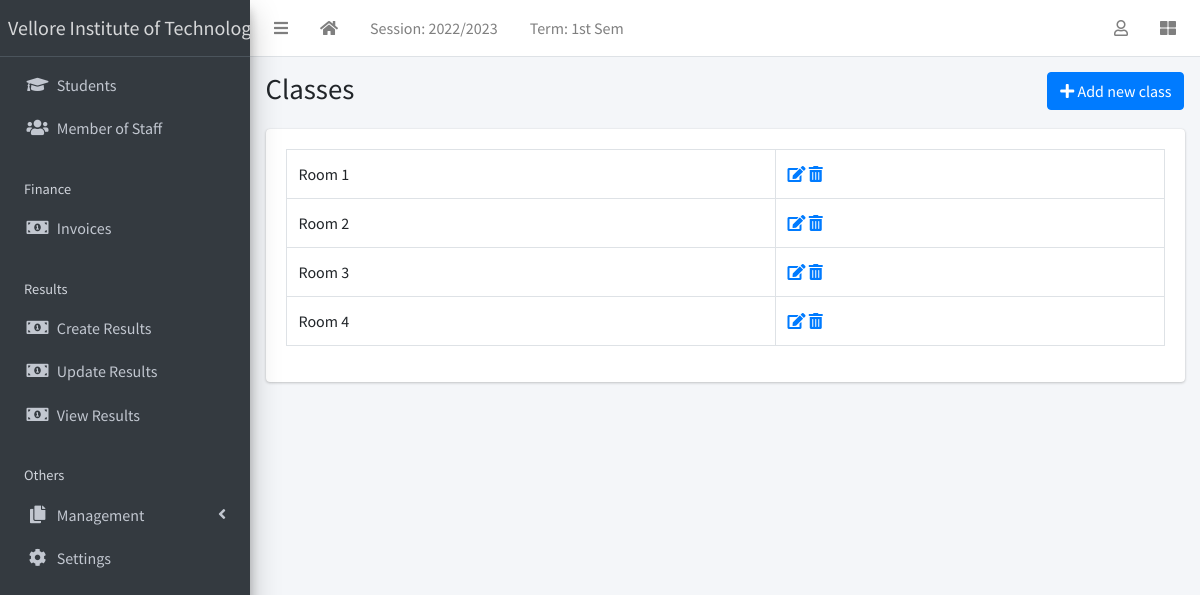
Screenshot of /class/list/ (signed in) with the database file from the repository.
### apps/corecode/models.py (models this page shows, shortened)
class AcademicSession(models.Model):
    name = models.CharField(max_length=200, unique=True)
    current = models.BooleanField(default=True)
    class Meta:
        ordering = ["-name"]

class AcademicTerm(models.Model):
    name = models.CharField(max_length=20, unique=True)
    current = models.BooleanField(default=True)
    class Meta:
        ordering = ["name"]

class SiteConfig(models.Model):
    key = models.SlugField()
    value = models.CharField(max_length=200)

class StudentClass(models.Model):
    name = models.CharField(max_length=200, unique=True)
    class Meta:
        verbose_name = "Class"
        verbose_name_plural = "Classes"
        ordering = ["name"]
    def __str__(self):
        return self.name

### apps/corecode/views.py (the view)
# urls.py: path("class/list/", ClassListView.as_view(), name="classes"),
class ClassListView(LoginRequiredMixin, SuccessMessageMixin, ListView):
    model = StudentClass
    template_name = "corecode/class_list.html"
    def get_context_data(self, **kwargs):
        context = super().get_context_data(**kwargs)
        context["form"] = StudentClassForm()
        return context

### apps/corecode/context_processors.py (called while the page is built)
def site_defaults(request):
    current_session = AcademicSession.objects.get(current=True)
    current_term = AcademicTerm.objects.get(current=True)
    vals = SiteConfig.objects.all()
    contexts = {
        "current_session": current_session.name,
        "current_term": current_term.name,
    }
    for val in vals:
        contexts[val.key] = val.value
    return contexts

### apps/corecode/templates/corecode/class_list.html (shortened to what this page needs)
{% extends 'base.html' %}
{% load widget_tweaks %}
{% block title %}
Classes
{% endblock title %}
{% block breadcrumb %}
  <a class="btn btn-primary" href="#" data-toggle="modal" data-target="#modal1">
    <i class="fa fa-plus"></i>
    Add new class
  </a>
{% endblock breadcrumb %}
{% block content %}
  <div class="row">
    <div class="col-sm-12">
        <table class="table table-bordered">
          <tbody>
            {% for object in object_list %}
            <tr>
              <td>{{ object }}</td>
              <td><a href="{% url 'class-update' object.id %}"><i
                    class="fa fa-edit"></i></a> <a
                  href="{% url 'class-delete' object.id %}"><i
                    class="fa fa-trash-alt"></i></a></td>
            </tr>
            {% endfor %}
          </tbody>
        </table>
    </div>
  </div>
{% endblock content %}

### templates/base.html (shortened to what this page needs)
{% load static %}
<!DOCTYPE html>
<html lang="en">
<head>
  <link rel="stylesheet" href="{% static 'plugins/fontawesome-free/css/all.min.css' %}">
  <link rel="stylesheet" href="{% static 'plugins/toastr/toastr.min.css' %}">
  <link rel="stylesheet"
    href="{% static 'plugins/overlayScrollbars/css/OverlayScrollbars.min.css' %}">
  <link rel="stylesheet" href="{% static 'plugins/Datatables/datatables.min.css' %}" />
  <link rel="stylesheet" href="{% static 'dist/css/adminlte.min.css' %}">
</head>
<body
  class="hold-transition sidebar-mini layout-fixed layout-navbar-fixed layout-footer-fixed">
  <div class="wrapper">
    <nav class="main-header navbar navbar-expand navbar-white navbar-light">
      <ul class="navbar-nav">
        <li class="nav-item">
          <a class="nav-link" data-widget="pushmenu" href="#" role="button"><i
              class="fas fa-bars"></i></a>
        </li>
        <li class="nav-item d-none d-sm-inline-block">
          <a href="{% url 'home' %} " class="nav-link"><i class="fa fa-home"></i></a>
        </li>
        <li class="nav-item d-none d-sm-inline-block">
          <a href="{% url 'current-session' %}" class="nav-link">Session: {{ current_session }}</a>
        </li>
        <li class="nav-item d-none d-sm-inline-block">
          <a href="{% url 'current-session' %}" class="nav-link">Term: {{ current_term }}</a>
        </li>
      </ul>
      <ul class="navbar-nav ml-auto">
        <li class="nav-item dropdown">
          <a class="nav-link" data-toggle="dropdown" href="#">
            <i class="far fa-user"></i>
          </a>
        </li>
        <li class="nav-item">
          <a class="nav-link" data-widget="control-sidebar" data-slide="true"
            href="#" role="button"><i class="fas fa-th-large"></i></a>
        </li>
      </ul>
    </nav>
    <aside class="main-sidebar sidebar-dark-primary elevation-4">
      <a href="{% url 'home' %}" class="brand-link">{{ school_name | default:"MySchool" }}</a>
      <div class="sidebar">
        <nav class="mt-2">
          <ul class="nav nav-pills nav-sidebar flex-column"
            data-widget="treeview" role="menu" data-accordion="false">
            <li class="nav-item">
              <a href="{% url 'student-list' %}" class="nav-link">
                <i class="nav-icon fas fa-graduation-cap"></i>
                <p>
                  Students
                </p>
              </a>
            </li>
            <li class="nav-item">
              <a href="{% url 'staff-list' %}" class="nav-link">
                <i class="nav-icon fas fa-users"></i>
                <p>
                  Member of Staff
                </p>
              </a>
            </li>
            <li class="nav-header">Finance</li>
            <li class="nav-item">
              <a href="{% url 'invoice-list' %}" class="nav-link">
                <i class="nav-icon fas fa-money-bill-alt"></i>
                <p>
                  Invoices
                </p>
              </a>
            </li>
            <li class="nav-header">Results</li>
            <li class="nav-item">
              <a href="{% url 'create-result' %}" class="nav-link">
                <i class="nav-icon fas fa-money-bill-alt"></i>
                <p>
                  Create Results
                </p>
              </a>
            </li>
            <li class="nav-item">
              <a href="{% url 'edit-results' %}" class="nav-link">
                <i class="nav-icon fas fa-money-bill-alt"></i>
                <p>
                  Update Results
                </p>
              </a>
            </li>
            <li class="nav-item">
              <a href="{% url 'view-results' %}" class="nav-link">
                <i class="nav-icon fas fa-money-bill-alt"></i>
                <p>
                  View Results
                </p>
              </a>
            </li>
            <li class="nav-header">Others</li>
            <li class="nav-item has-treeview">
              <a href="#" class="nav-link">
                <i class="nav-icon fas fa-copy"></i>
                <p>
                  Management
                  <i class="fas fa-angle-left right"></i>
                </p>
              </a>
            </li>
            <li class="nav-item">
              <a href="{% url 'configs' %}" class="nav-link">
                <i class="nav-icon fas fa-cog"></i>
                <p>
                  Settings
                </p>
              </a>
            </li>
          </ul>
        </nav>
      </div>
    </aside>
    <div class="content-wrapper">
      <section class="content-header">
        <div class="container-fluid">
          <div class="row mb-1">
            <div class="col-sm-8">
              <h1>{% block title %}{% endblock title %}</h1>
            </div>
            <div class="col-sm-4">
              <ol class="breadcrumb float-sm-right">
                <li class="breadcrumb-item">{% block breadcrumb %}{% endblock breadcrumb %}</li>
              </ol>
            </div>
          </div>
        </div>
      </section>
      <section class="content">
        <div class="container-fluid">
          <div class="row">
            <div class="col-md-12">
              {% block fullcard %}
              <div class="card">
                <div class="card-body">
                  <div class="row">
                    <div class="col">
                      {% block content %}
                      {% endblock content %}
                    </div>
                  </div>
                </div>
              </div>
              {% endblock fullcard %}
            </div>
          </div>
        </div>
      </section>
    </div>
  </div>
</body>
</html>

### rows the page displays
AcademicSession: name "2022/2023"
AcademicTerm: name "1st Sem"
SiteConfig: value "Vellore Institute of…"
StudentClass: name "Room 1"
StudentClass: name "Room 2"
StudentClass: name "Room 3"
StudentClass: name "Room 4"
